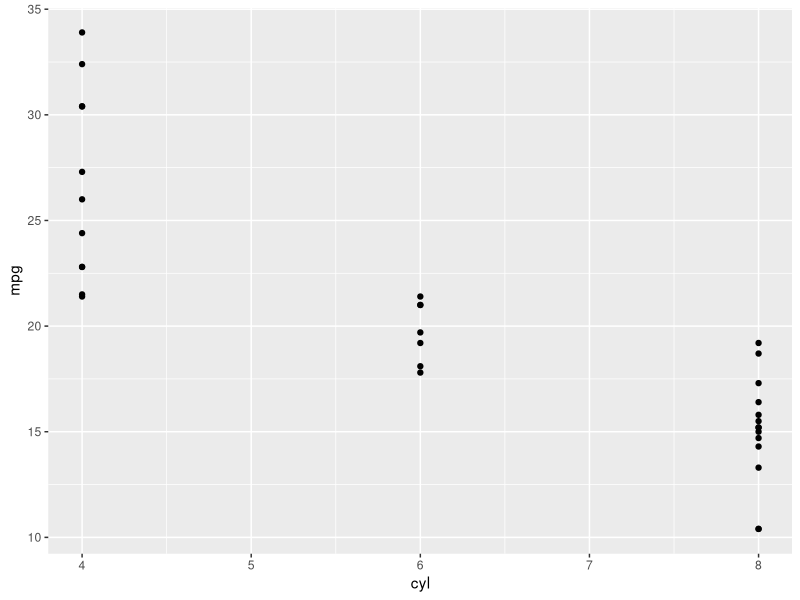
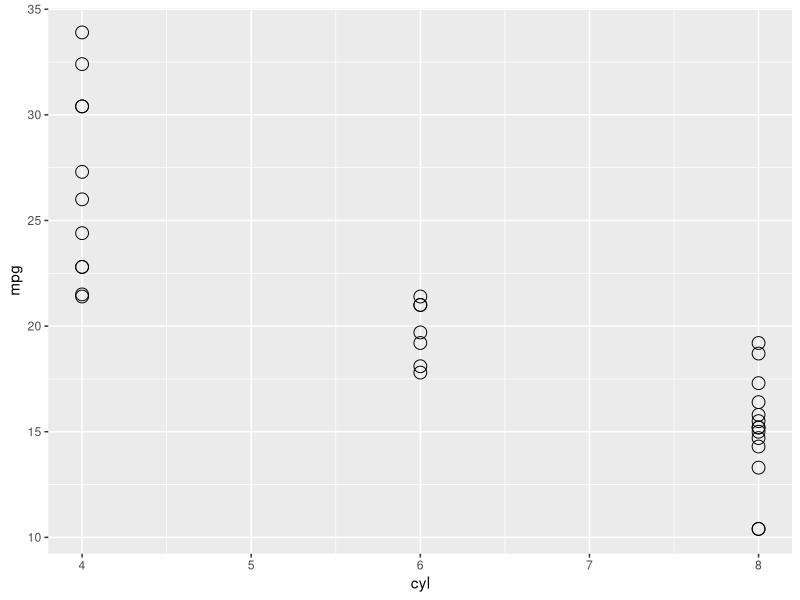
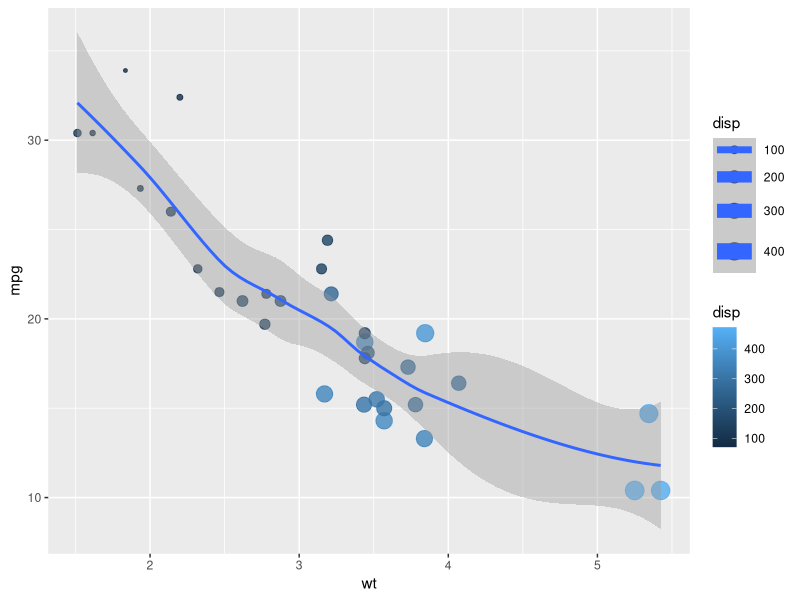
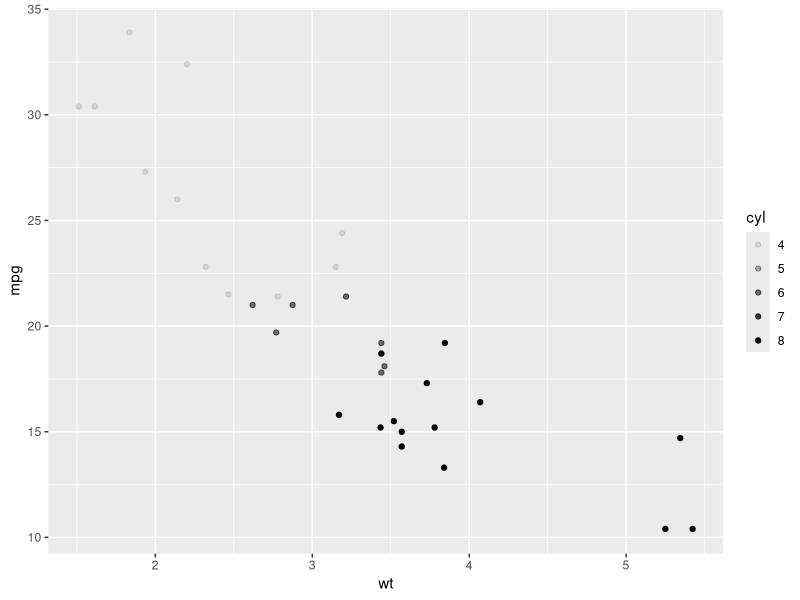
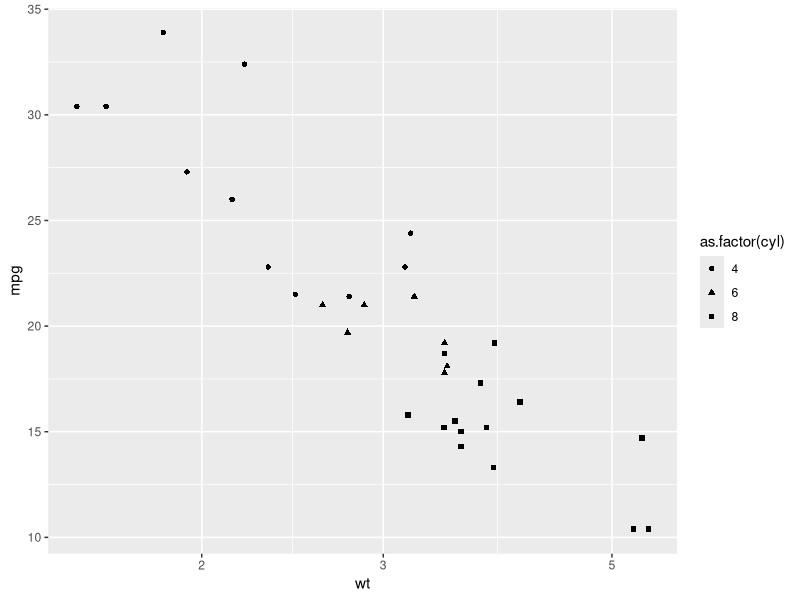
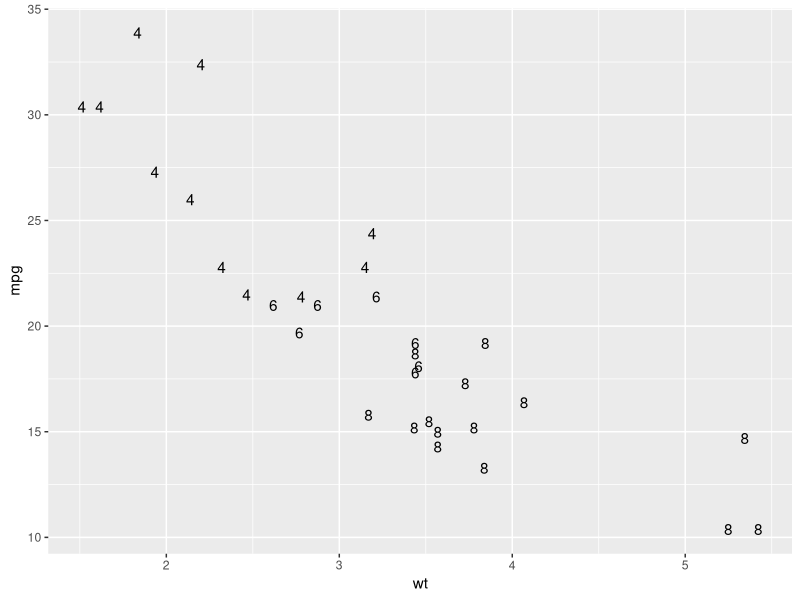
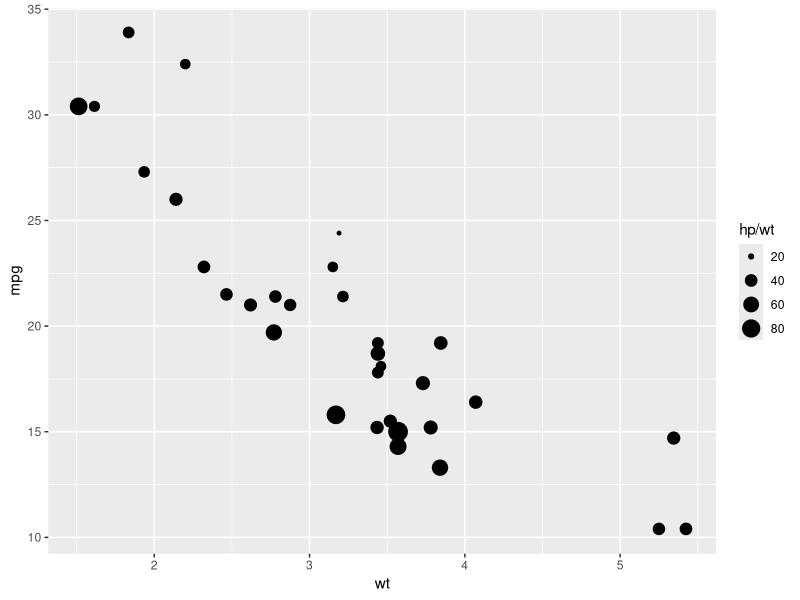
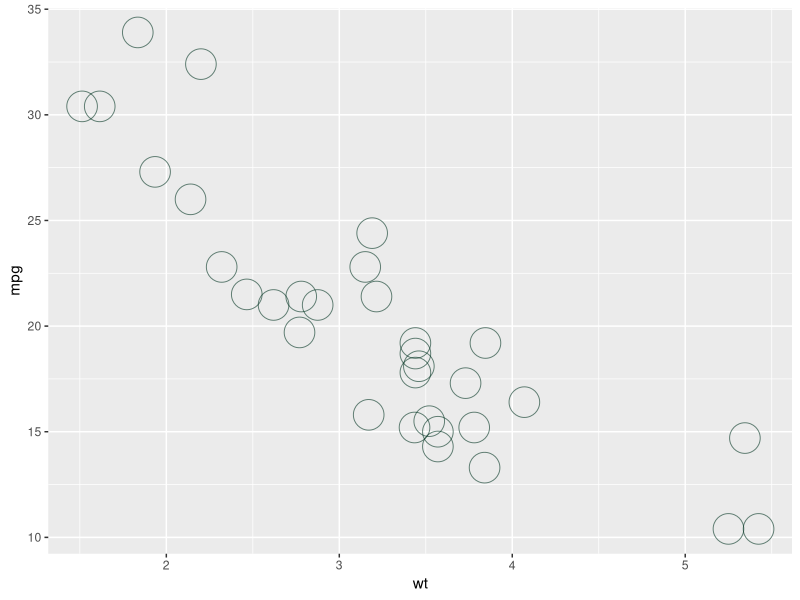

Here is the R script that generated these plots, in order:

# Cwiczenia 9

# R- ggplot2 cz1.

library('ggplot2')
library('ggplot2')
library("tidyverse")
library('tidyverse')
library("ggthemes")
library('ggthemes')

#Przyklad 1

str(mtcars)
head(mtcars)

View(mtcars)

#a)
ggplot(data=mtcars, aes(x=cyl, y=mpg)) +
  geom_point() #dodatkowe informacje jak ma wykres wygladac

#b)
ggplot(data=mtcars, aes(x=cyl, y=mpg)) +
  geom_point(shape=1, size=4)

#c)
ggplot(data=mtcars, aes(x=wt, y=mpg, color = disp, size=disp)) +
  geom_point(alpha=0.8)+
  geom_smooth()

#d)
pl<-ggplot(mtcars, aes(wt, mpg))
pl+geom_point(aes(alpha=cyl))
pl+geom_point(aes(shape=as.factor(cyl)))+
  scale_x_log10()
pl+geom_text(aes(label=cyl))
pl+geom_point(aes(size= hp/wt))
dgreen<-"#013220"
pl+geom_point(color=dgreen, alpha=0.6, size=10, shape=1)
pl+ geom_text(label=rownames(mtcars))

#e)
m_colors <- c(automatic = "#378AB1", manual = "#E2111C")
ggplot(mtcars, aes(as.factor(cyl), fill = as.factor(am))) +
  geom_bar(position="dodge") +
  labs(x = "Number of Cylinders", y = "Count")
scale_fill_manual("Type", values = m_colors)

#zadanie 1

head(diamonds)
str(diamonds)
view(diamonds)
#a)
ggplot(diamonds, aes(x=carat, y=price)) + geom_point() +
  geom_smooth(se=FALSE) # krzywa obrazująca przebieg danych

ggplot(diamonds, aes(x=carat, y=price)) + geom_point()+geom_smooth(se=FALSE)

#b)
ggplot(diamonds,aes(x=carat,y=price,color=clarity))+
  geom_point(alpha=0.5,size=3)+geom_smooth() # alpha - oznacza przeznorczystosc 
        #size - rozmiar, geom_smooth() - pokazuje krzywe obrazujace przebieg

#c)
ggplot(diamonds, aes(x=carat, y=price, color=clarity, size=cut)) + # clarify - pokazuje przebieg 
  # kolorowy, size=cut - odpowiada za kropki różnej 
geom_point()

#d)
ggplot(diamonds,aes(x=carat,y=price,log(xy)))+geom_point(alpha=0.5)

#inna wersja od kasi
ggplot(diamonds, aes(x=carat, y=price, color=clarity)) +
  geom_point(alpha=0.5)+
  scale_x_log10()+
  scale_y_log10()

#e)
ggplot(diamonds,aes(cut,fill=clarity))+geom_bar(position="dodge")

ggplot(diamonds,aes(cut,fill=clarity))+geom_bar() #standard

#Przykłady 2
#a)
ggplot(mtcars, aes(mpg, 0)) +
  geom_jitter(color="green") +
  ylim(-2,2)+
  xlab("Miles per gallon")

#b)
ggplot( mtcars , aes(x=mpg, y=wt, color=as.factor(cyl) )) +
  geom_point(size=3) +
  facet_wrap(~cyl)+
  ggtitle("Mtcars plot")

#c)
ggplot( mtcars , aes(x=mpg, y=wt )) +
  geom_point() +
  facet_grid( cyl ~ gear)


#d)
ggplot(mtcars, aes(x=mpg, fill=factor(am))) +
  geom_histogram(binwidth=3) +
  facet_wrap(~ cyl)+
  scale_fill_brewer(type = 'qual')

#e)
p = ggplot(mtcars, aes(x=mpg, fill=factor(am))) + geom_histogram(binwidth=5)
ggsave(filename="auta.png", p)

#Zadanie 2

#a)
ggplot(diamonds,aes(carat,price,color=cut)) + 
  geom_point() + facet_wrap(~clarity)

#b)
ggplot(diamonds, aes(x=carat, y=price)) +
  geom_point() + ggtitle("Diamonds scatterplot") +
  xlab("Weight (carats)")

ggplot(diamonds, aes(x=carat, y=price)) + geom_point()+
  ylab("Diamonds Scatterplot") +
  xlab("Weight Carats")

#c)
ggplot(diamonds,aes(price,fill=factor(clarity)))+geom_histogram(binwidth=200)

#d)
ggplot(diamonds, aes(x=price, color=cut)) +
  geom_density()

#e)

ggplot(diamonds, aes(x=color, y=price)) + geom_boxplot() + scale_y_log10()

#f)
m_plot<-ggplot(diamonds,aes(carat,price))+geom_point()
m_plot
ggsave(filename="mp_plot.png",m_plot)
ggsave(filename="mj_plot.jpeg",m_plot)

#g)
ggplot(diamonds,aes(cut,clarity))+geom_jitter(alpha=0.03)
# geom_jitter -  dodanie szumow do punktow (alpha=0.03) przezroczystosc